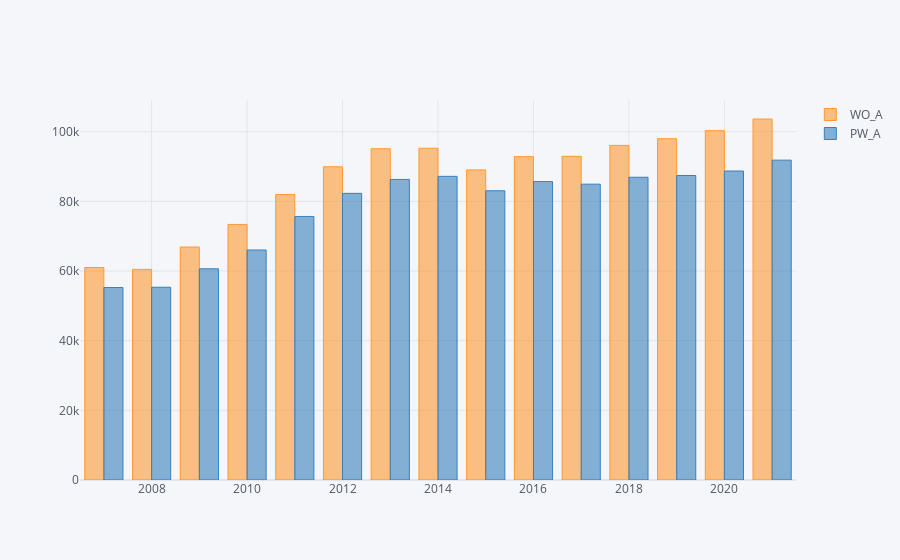

The notebook cell this image was saved under:
### Code cell
df.groupby("YEAR")[["WO_A","PW_A"]].mean().iplot(kind = "bar")

### Figure 1 — Plotly figure (JSON) as saved in the notebook; plotly's stock layout.template omitted (floating-point values rounded to 4 significant figures)
{"data": [{"marker": {"color": "rgba(255, 153, 51, 0.6)", "line": {"color": "rgba(255, 153, 51, 1.0)", "width": 1}}, "name": "WO_A", "orientation": "v", "text": "", "type": "bar", "x": [2007, 2008, 2009, 2010, 2011, 2012, 2013, 2014, 2015, 2016, 2017, 2018, 2019, 2020, 2021], "y": [61010.0, 60470.0, 66890.0, 73380.0, 81970.0, 89930.0, 95110.0, 95260.0, 89030.0, 92840.0, 92940.0, 96070.0, 97990.0, 100300.0, 103600.0]}, {"marker": {"color": "rgba(55, 128, 191, 0.6)", "line": {"color": "rgba(55, 128, 191, 1.0)", "width": 1}}, "name": "PW_A", "orientation": "v", "text": "", "type": "bar", "x": [2007, 2008, 2009, 2010, 2011, 2012, 2013, 2014, 2015, 2016, 2017, 2018, 2019, 2020, 2021], "y": [55260.0, 55340.0, 60640.0, 66040.0, 75660.0, 82300.0, 86300.0, 87190.0, 83050.0, 85680.0, 84930.0, 86920.0, 87430.0, 88720.0, 91840.0]}], "layout": {"legend": {"bgcolor": "#F5F6F9", "font": {"color": "#4D5663"}}, "paper_bgcolor": "#F5F6F9", "plot_bgcolor": "#F5F6F9", "title": {"font": {"color": "#4D5663"}}, "xaxis": {"gridcolor": "#E1E5ED", "showgrid": true, "tickfont": {"color": "#4D5663"}, "title": {"font": {"color": "#4D5663"}, "text": ""}, "zerolinecolor": "#E1E5ED"}, "yaxis": {"gridcolor": "#E1E5ED", "showgrid": true, "tickfont": {"color": "#4D5663"}, "title": {"font": {"color": "#4D5663"}, "text": ""}, "zerolinecolor": "#E1E5ED"}}}
